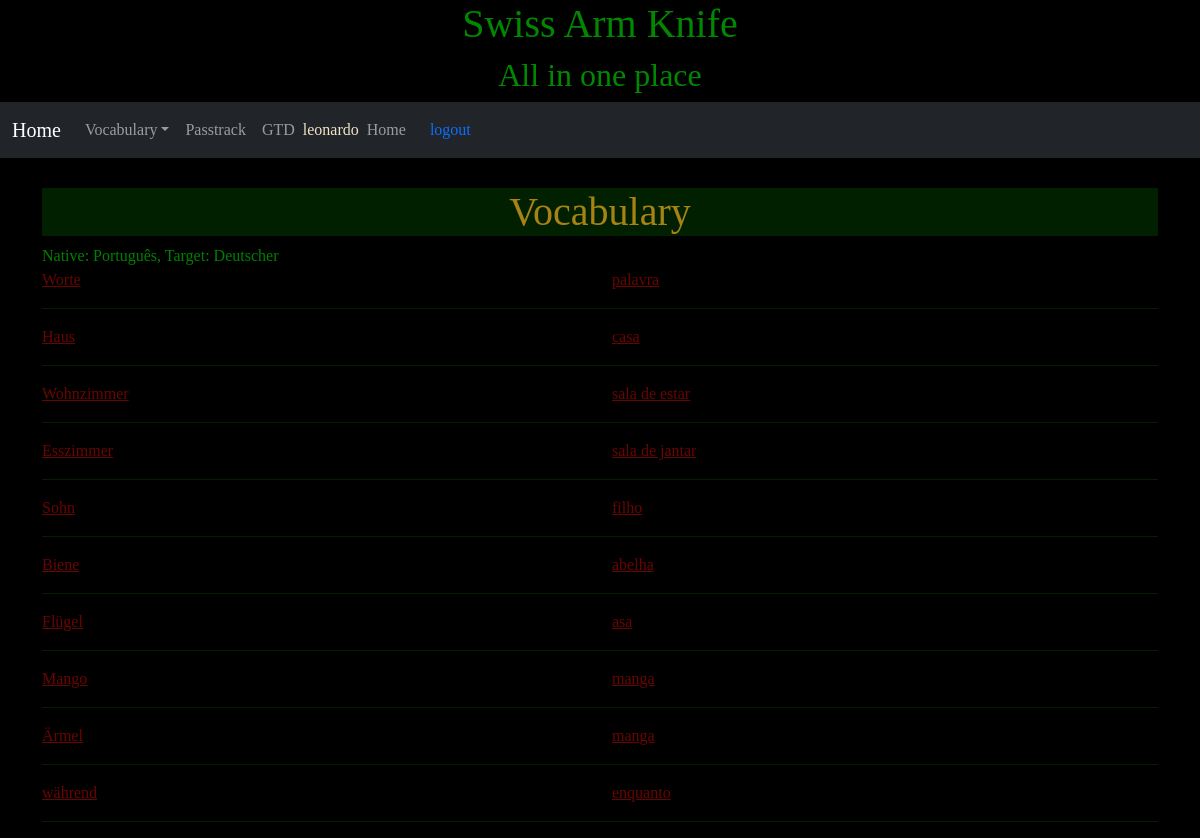
The app's page /vocabulary/wordlist (signed in) with its own data.
### vocabulary/models.py (models this page shows, shortened)
class Default(models.Model):
    user   = models.ForeignKey(settings.AUTH_USER_MODEL, verbose_name='Usuário', on_delete=models.CASCADE, unique=True)
    target_language = models.ForeignKey(Language, verbose_name='Target Language', related_name = 'target_language_id', on_delete=models.CASCADE, blank=True, null=True)
    native_language = models.ForeignKey(Language, verbose_name='Native Language', related_name = 'native_language_id', on_delete=models.CASCADE, blank=True, null=True)
    created = models.DateTimeField('Created', auto_now_add=True, null=True)
    modified = models.DateTimeField('Modified', auto_now=True, null=True)
    class Meta:
        verbose_name        = 'Default'
        verbose_name_plural = 'Defaults'

class Language (models.Model):
    name = models.CharField('name', max_length=500, unique = True)
    nick = models.SlugField('nickname', max_length = 5, unique = True, null=True, blank=True)
    created = models.DateTimeField('Created', auto_now_add=True, null=True)
    modified = models.DateTimeField('Modified', auto_now=True, null=True)
    class Meta:
        verbose_name        = 'Language'
        verbose_name_plural = 'Languages'
        ordering            = ['name']
    def __str__(self):
        return self.name

class Word(models.Model):
    user      = models.ForeignKey(settings.AUTH_USER_MODEL, verbose_name='Usuário', on_delete=models.CASCADE)
    language  = models.ForeignKey(Language, verbose_name='Language', on_delete=models.CASCADE, blank=True, null=True)
    word      = models.CharField('Word', max_length=200)
    article   = models.CharField('Article', max_length=10, blank=True, null=True)
    sentence  = models.CharField('Sentence', max_length=1000, blank=True, null=True)
    created = models.DateTimeField('Created', auto_now_add=True)
    modified = models.DateTimeField('Modified', auto_now=True)
    class Meta:
        verbose_name        = 'Word'
        verbose_name_plural = 'Words'
        unique_together = ['user', 'word', 'language']
    def translations(self):
        default        = Default.objects.get(user=self.user)
        imagesWords    = ImageWord.objects.filter(user = self.user, word=self)
        allImagesWords = ImageWord.objects.filter(
            user = self.user,
            image__in=models.Subquery(imagesWords.values('image'))
        )
        queryBase = Word.objects.filter(
            user=self.user,
            id__in=models.Subquery(allImagesWords.values('word_id'))
        )
        if (default.target_language==None):
            return queryBase.exclude(language = self.language)
        else:
            if (self.language != default.target_language):
                return queryBase.filter(language=default.target_language)
            return queryBase.filter(language=default.native_language)

### vocabulary/views.py (the view)
# urls.py: path('wordlist', WordListView.as_view(),name='wordlist'),
class WordListView(LoginRequiredMixin, ListView, VocabularyBase):
    template_name = 'vocabulary/word_list.html'
    def get_queryset(self):
        self.loadBase(self.request)
        queryset = self.targetWords
        return queryset
    def get_context_data(self, **kwargs):
        context = self.setDefaultContext(self.request, super(self.__class__, self).get_context_data(**kwargs))
        return context

### vocabulary/views.py (called while the page is built)
    def loadBase(self, request):
        if (not hasattr(self, 'default') or not hasattr(self, 'nativeWords') or not hasattr(self, 'targetWords')):
            self.default = Default.objects.get(user = self.request.user)
            self.nativeWords = Word.objects.filter(user = self.request.user, language = self.default.native_language)
            self.targetWords = Word.objects.filter(user = self.request.user, language = self.default.target_language)

    def setDefaultContext(self, request, context):
        self.loadBase(request);
        context['default']     = self.default
        context['nativeWords'] = self.nativeWords
        context['targetWords'] = self.targetWords
        return context;

### vocabulary/templates/vocabulary/word_list.html (shortened to what this page needs)
{% extends 'vocabulary/base.html' %}
{% load widget_tweaks %}
{% block vocabulary %}
  {% for item in object_list %}
    <div class="row">
      <div class="col-6">
        <a href="">{{item.word}}</a>
      </div>
      <div class="col-6">
        {% for word in item.translations %}
          <a href="">{{word.word}}</a>
        {% endfor %}
      </div>
    </div>
    <div class="row">
      <div class="col-12">
        <hr>
      </div>
    </div>
  {% endfor %}
{% endblock %}

### vocabulary/templates/vocabulary/base.html (shortened to what this page needs)
{% extends 'base.html' %}
{% load static %}
{% load widget_tweaks %}
{% block content %}
<link rel="stylesheet" href="{% static 'style/vocabulary_style.css' %}" />
  <header>
    <h1>Vocabulary</h1>
  </header>
  <section>
    {% block session %}
     Native: {{default.native_language}}, Target: {{default.target_language}}
    {% endblock %}
  </section>
  <main>
    {% block vocabulary %}
    {% endblock %}
  </main>
{% endblock %}

### base/templates/base.html (shortened to what this page needs)
{% load static %}
<!DOCTYPE html>
<html lang="pt-br">
<head>
     <link href="https://cdn.jsdelivr.net/npm/bootstrap@5.0.1/dist/css/bootstrap.min.css" rel="stylesheet">
 <link rel="stylesheet" href="{% static 'style/style.css' %}" />
</head>
<body>
<div class="jumbotron text-center" style="margin-bottom:0">
 <h1>Swiss Arm Knife</h1>
 <h2>All in one place</h2>
</div>
<nav class="navbar navbar-expand-lg navbar-dark bg-dark">
  <div class="container-fluid">
    <a class="navbar-brand" href="{% url 'index' %}">Home</a>
    <div class="collapse navbar-collapse" id="navbarNavDarkDropdown">
      <ul class="navbar-nav">
        <li class="nav-item dropdown">
          <a class="nav-link dropdown-toggle dropdown-toggle-split" href="{% url 'vocabulary:index' %}" id="navbarDarkDropdownMenuLink" role="button" data-bs-toggle="dropdown" aria-expanded="false">
            Vocabulary
          </a>
        </li>
        <li class="nav-item">
          <a class="nav-link" href="{% url 'passtrack:index' %}">Passtrack</a>
        </li>
        <li class="nav-item">
          <a class="nav-link" href="{% url 'gtd:index' %}">GTD</a>
        </li>
      </ul>
      <div class="nav-item">
         {% if user.is_authenticated %}
           <span class="nav-brand glyphicon glyphicon-log-in">{{user}}</span>
       </div>
       <div class="">
         <ul class="navbar-nav">
           <li class="nav-item">
             <a class="nav-link" href="{% url 'index' %}">Home</a>
           </li>
         </ul>
       </div>
       <div class="nav-item">
           <a id="logout" class="nav-link" href="{% url 'access:logout' %}">logout</a>
         {% else %}
           <a id="login" class="nav-link" href="{% url 'access:login' %}">login</a>
       </div>
       <div class="nav-item">
           <a id="novousuario" class="nav-link" href="">New user</a>
         {% endif %}
       </div>
    </div>
  </div>
</nav>
<div class="container margin-top" style="margin-top:30px">
{% block content %}
{% endblock %}
</div>
</body>
</html>

### base/static/style/style.css (style rules this page uses)
body { background-color: black; color: green; font-family: comic; }
body a { color: #690500; }
.jumbotron { background-image: url('../images/background.jpg'); background-repeat: no-repeat; background-size: contain; background-position: right; background-color: black; color: #008800; text-shadow: 2px 2px 1px #000000, -2px -2px 1px #000000; }
nav { background-color: #002000; color: #f0e3c6; }
nav a { color: #56a3a6; }
header { background-color: #002000; color: #a78314; }
header h1, h2, h3 { text-align: center; }

### records on screen
Default: native_language "Português", target_language "Deutscher"
Word: word "Worte"
Word: word "palavra"
Word: word "Haus"
Word: word "casa"
Word: word "Wohnzimmer"
Word: word "sala de estar"
Word: word "Esszimmer"
Word: word "sala de jantar"
Word: word "Sohn"
Word: word "filho"
Word: word "Biene"
Word: word "abelha"
Word: word "Flügel"
Word: word "asa"
Word: word "Mango"
Word: word "manga"
Word: word "Ärmel"
Word: word "während"
Word: word "enquanto"

### other values on screen
{{ user }} "leonardo"
